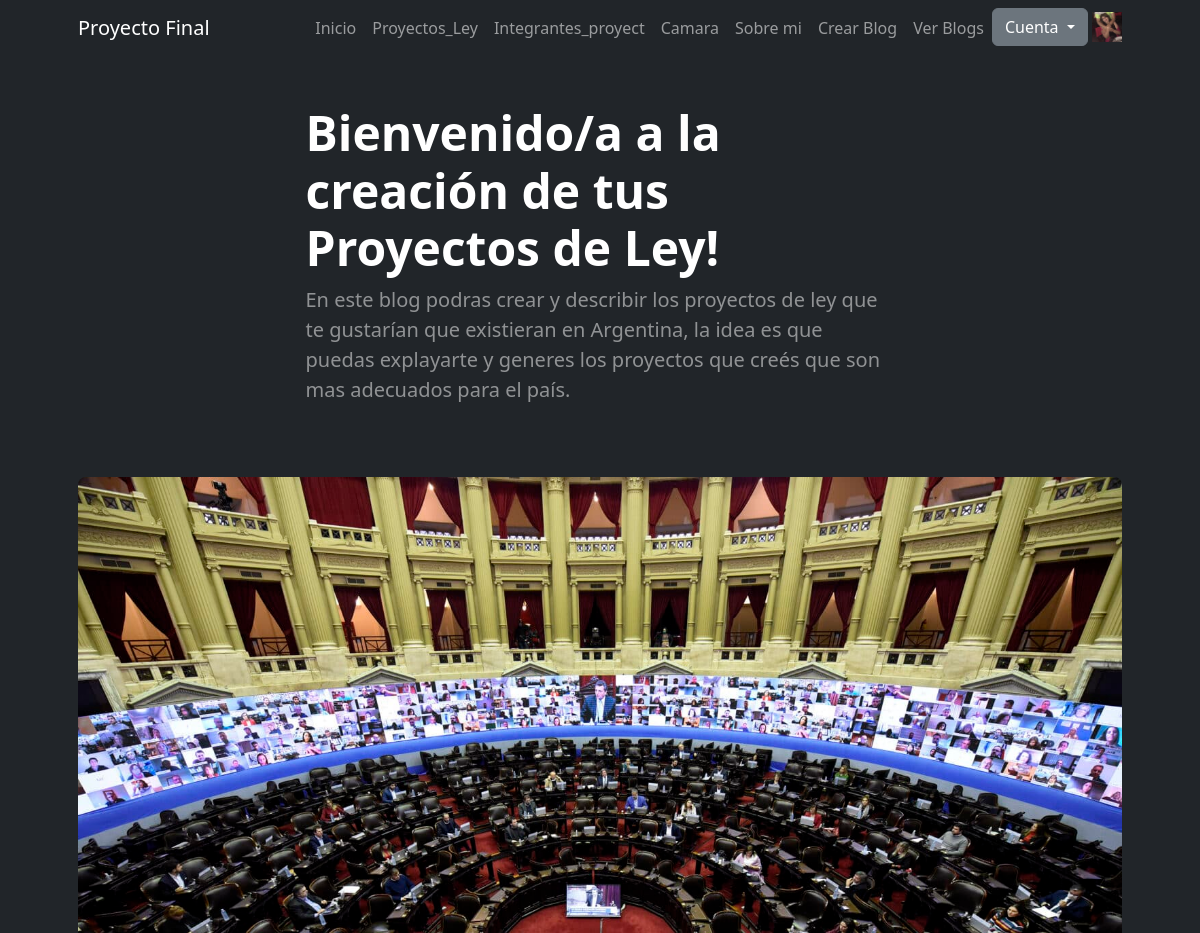
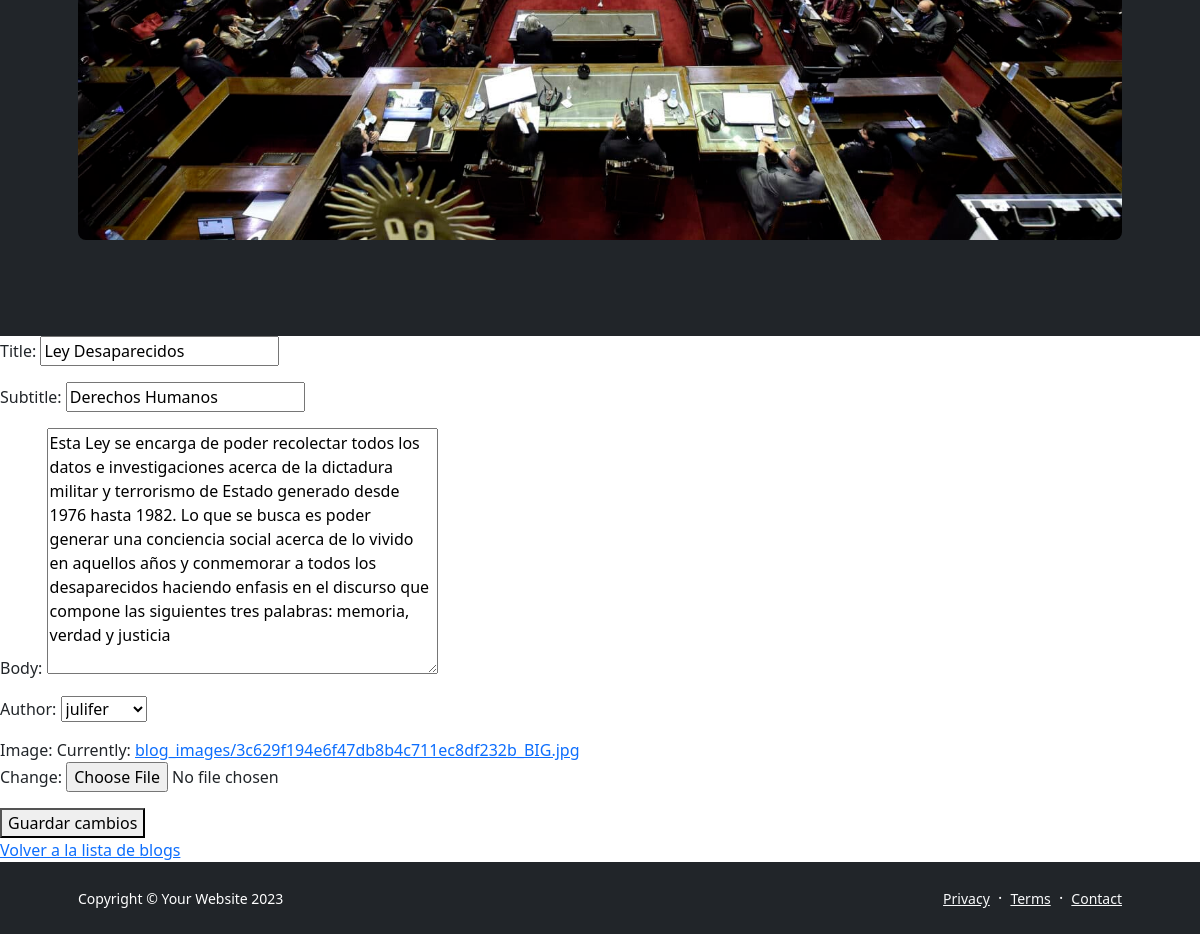
/blog/edit/1/ (signed in), run on the app's committed database (2 pictures, top to bottom).
### appcoder/models.py (models this page shows, shortened)
class Avatar(models.Model):
    user = models.OneToOneField(
        settings.AUTH_USER_MODEL, on_delete=models.CASCADE)
    imagen = models.ImageField(
        upload_to='avatars/', default='avatars/default.png')

class Blog(models.Model):
    title = models.CharField(max_length=200)
    subtitle = models.CharField(max_length=200)
    body = models.TextField()
    author = models.ForeignKey(User, on_delete=models.CASCADE)
    pub_date = models.DateTimeField('date published', auto_now_add=True)
    image = models.ImageField(upload_to='blog_images/')  # Campo para la imagen, se almacenará en la carpeta 'blog_images/'

### appcoder/views.py (the view)
# urls.py: path('blog/edit/<int:blog_id>/', views.edit_blog, name='edit_blog'),
def edit_blog(request, blog_id):
    blog = Blog.objects.get(id=blog_id)
    if request.method == 'POST':
        form = BlogForm(request.POST, request.FILES, instance=blog)
        if form.is_valid():
            form.save()
            return redirect('blog_list')
    else:
        form = BlogForm(instance=blog)
    return render(request, 'AppCoder/edit_blog.html', {'form': form})

### appcoder/forms.py
class BlogForm(forms.ModelForm):
    class Meta:
        model = Blog
        fields = ['title', 'subtitle', 'body', 'author', 'image']

### appcoder/templates/AppCoder/edit_blog.html (shortened to what this page needs)
{% extends 'AppCoder/base.html' %}
{% block main %}
    <form method="post" enctype="multipart/form-data">
        {{ form.as_p }}
        <button type="submit">Guardar cambios</button>
    </form>
    <a href="{% url 'blog_list' %}">Volver a la lista de blogs</a>
{% endblock %}

### appcoder/templates/AppCoder/base.html (shortened to what this page needs)
<!DOCTYPE html>
<html lang="en">
    <head>
        {% load static %}
        <link href="https://cdn.jsdelivr.net/npm/bootstrap-icons@1.5.0/font/bootstrap-icons.css" rel="stylesheet" />
        <link rel="stylesheet" href="{% static 'AppCoder/css/styles.css'%}">
    </head>
    <body class="d-flex flex-column h-100">
        <main class="flex-shrink-0">
            <nav class="navbar navbar-expand-lg navbar-dark bg-dark">
                <div class="container px-5">
                    <a class="navbar-brand" href="index.html">Proyecto Final</a>
                    <div class="collapse navbar-collapse" id="navbarSupportedContent">
                        <ul class="navbar-nav ms-auto mb-2 mb-lg-0">
                            <li class="nav-item"><a class="nav-link" href="{% url 'Inicio' %}">Inicio</a>
                            <li class="nav-item"><a class="nav-link" href="{% url 'Proyectos_Ley' %}#proyectos">Proyectos_Ley</a>
                            <li class="nav-item"><a class="nav-link" href="{% url 'Integrantes_proyect' %}#integrantes">Integrantes_proyect</a>
                            <li class="nav-item"><a class="nav-link" href="{% url 'Camara' %}#camara">Camara</a>
                            <li class="nav-item"><a class="nav-link" href="{% url 'about' %}#about">Sobre mi</a>
                            <li class="nav-item"><a class="nav-link" href="{% url 'create_blog'%}#crear">Crear Blog</a>
                            <li class="nav-item"><a class="nav-link" href="{% url 'blog_list' %}#lista">Ver Blogs</a>
                                </li>
                            <li class="nav-item dropdown">
                        {% if request..is_authenticated %}
                            <div class="dropdown">
                                <button class="'btn btn-secondary dropdown-toggle" type="button" id="dropdownMenuButton1">
                                    {{ request.user.username }}
                                </button>
                                <ul class="dropdown-menu" aria-labelledby="dropdownMenuButton1">
                                    <li><a class='dropdown-item' href="{% url 'Logout' %}">Cerrar Sesion</a></li>
                                </ul>
                            </div>
                        {% else %}
                        <div class="dropdown">
                            <button class="btn btn-secondary dropdown-toggle" type="button" id="dropdownMenuButton1" data-toggle="dropdown">
                                Cuenta
                            </button>
                            {% if request.user.avatar%}
                            <img src="{{ request.user.avatar.imagen.url}}" width="30" height="30" class="avatar-img">
                            {% endif %}
                        </div>
                        {% endif %}
                    </div>
                </div>
            </nav>
            <header class="bg-dark py-5">
                <div class="container px-5">
                    <div class="row gx-5 align-items-center justify-content-center">
                        <div class="col-lg-8 col-xl-7 col-xxl-6">
                            <h1 class="display-5 fw-bolder text-white mb-2">Bienvenido/a a la creación de tus Proyectos de Ley!</h1>
                                <p class="lead fw-normal text-white-50 mb-4">En este blog podras crear y describir los proyectos de ley que te gustarían que existieran en Argentina, la idea es que puedas explayarte y generes los proyectos que creés que son mas adecuados para el país.</p>
                            </div>
                        </div>
                        <div>
                            <img style="display: block; margin: 0 auto;" class="img-fluid rounded-3 my-5" src="{% static 'AppCoder/assets/fotocongreso.jpg' %}" alt="...">
                        </div>
                </div>
            </header>
        {% block main %}
        {% endblock %}
        <footer class="bg-dark py-4 mt-auto">
            <div class="container px-5">
                <div class="row align-items-center justify-content-between flex-column flex-sm-row">
                    <div class="col-auto"><div class="small m-0 text-white">Copyright &copy; Your Website 2023</div></div>
                    <div class="col-auto">
                        <a class="link-light small" href="#!">Privacy</a>
                        <span class="text-white mx-1">&middot;</span>
                        <a class="link-light small" href="#!">Terms</a>
                        <span class="text-white mx-1">&middot;</span>
                        <a class="link-light small" href="#!">Contact</a>
                    </div>
                </div>
            </div>
        </footer>
    </body>
</html>

### data on the page
Blog: title "Ley Desaparecidos", subtitle "Derechos Humanos", body "Esta Ley se encarga de poder recolectar todos los datos e investigaciones acerca de la dictadura militar y terrorismo de Estado generado desde 1976 hasta 1982. Lo que se busca es poder generar una conciencia social acerca de lo vivido en aquellos años y conmemorar a todos los desaparecidos haciendo enfasis en el discurso que compone las siguientes tres palabras: memoria, verdad y justicia", author "julifer"
